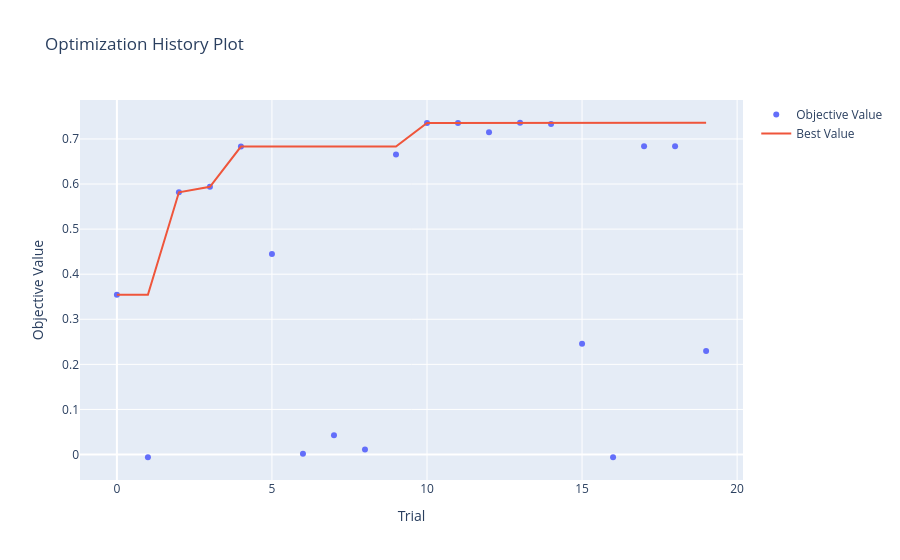

Here is the notebook cell this chart was saved with:
### Code cell
optuna.visualization.plot_optimization_history(study).show()

### Figure 1 — Plotly figure (JSON) as saved in the notebook; plotly's stock layout.template omitted (floating-point values rounded to 4 significant figures)
{"data": [{"mode": "markers", "name": "Objective Value", "type": "scatter", "x": [0, 1, 2, 3, 4, 5, 6, 7, 8, 9, 10, 11, 12, 13, 14, 15, 16, 17, 18, 19], "y": [0.3545, -0.006022, 0.5817, 0.5939, 0.683, 0.4446, 0.00149, 0.0429, 0.01142, 0.6656, 0.7353, 0.7354, 0.7146, 0.7359, 0.733, 0.2455, -0.005766, 0.6838, 0.6839, 0.2294]}, {"mode": "lines", "name": "Best Value", "type": "scatter", "x": [0, 1, 2, 3, 4, 5, 6, 7, 8, 9, 10, 11, 12, 13, 14, 15, 16, 17, 18, 19], "y": [0.3545, 0.3545, 0.5817, 0.5939, 0.683, 0.683, 0.683, 0.683, 0.683, 0.683, 0.7353, 0.7354, 0.7354, 0.7359, 0.7359, 0.7359, 0.7359, 0.7359, 0.7359, 0.7359]}, {"marker": {"color": "#cccccc"}, "mode": "markers", "name": "Infeasible Trial", "showlegend": false, "type": "scatter", "x": [], "y": []}], "layout": {"title": {"text": "Optimization History Plot"}, "xaxis": {"title": {"text": "Trial"}}, "yaxis": {"title": {"text": "Objective Value"}}}}
